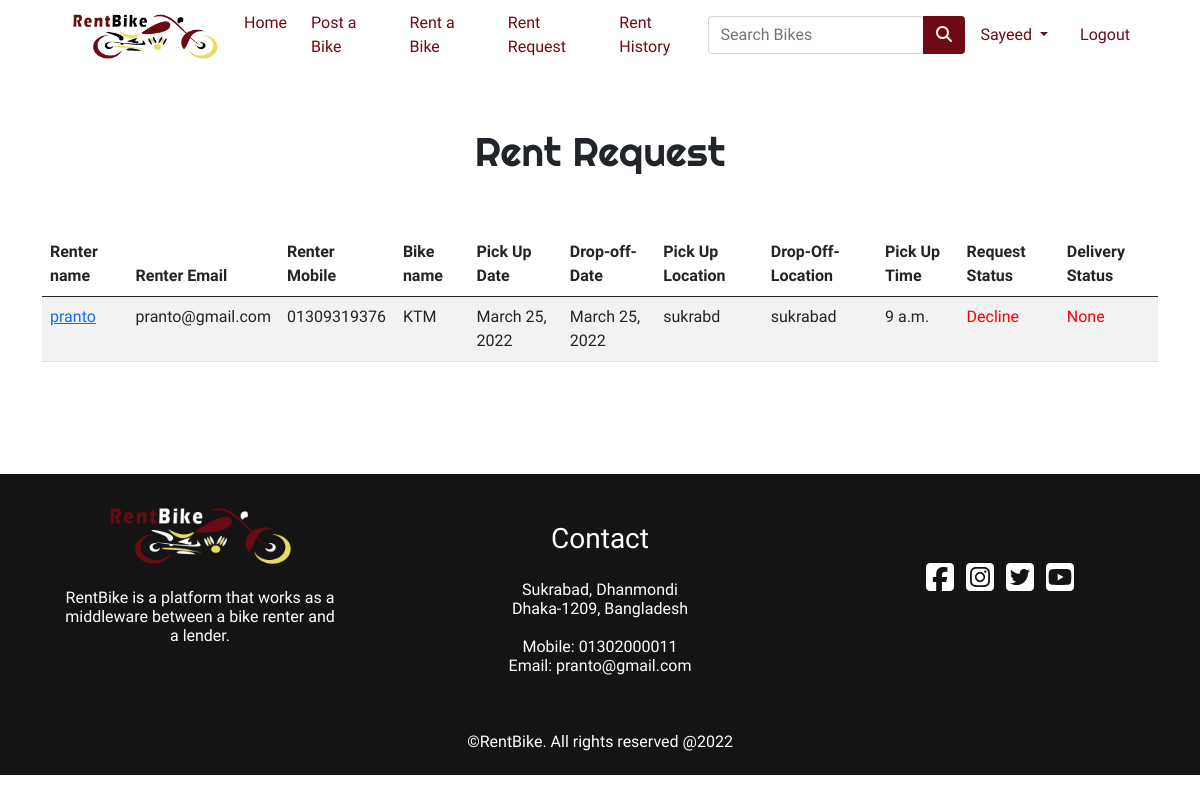
Screenshot of /rent-details/ (signed in) with the database file from the repository.
### app/models.py (models this page shows, shortened)
class User(AbstractUser):
  is_customer = models.BooleanField(default=False)

class Rentbike(models.Model):
  rent_user= models.ForeignKey(Customer,on_delete=models.CASCADE,blank=True,null=True)
  post_user = models.ForeignKey(Bikepost,on_delete=models.CASCADE,null=True,blank=True)
  pick_up_location = models.CharField(max_length=100,blank=True,null=True)
  drop_off_location = models.CharField(max_length=100,blank=True,null=True)
  pick_up_date = models.DateField()
  drop_off_date = models.DateField()
  pick_up_time=models.TimeField()
  request_status = models.CharField(max_length=30,default="Pending")
  delivery_status = models.CharField(max_length=30,default="Pending")

class Customer(models.Model):
  user=models.ForeignKey(settings.AUTH_USER_MODEL,on_delete=models.CASCADE,blank=True,null=True)
  first_name=models.CharField(max_length=30,blank=True,null=True)
  last_name=models.CharField(max_length=30,blank=True,null=True)
  mobile = models.CharField(validators=[MinLengthValidator(11), MaxLengthValidator(11)],max_length=11,blank=True,null=True)
  email=models.EmailField(max_length = 50,blank=True,null=True)
  nid=models.IntegerField(blank=True,null=True)
  photo_of_NID=models.ImageField(upload_to='images',null=True,blank=True)
  driving_licence=models.CharField(max_length=100,blank=True,null=True)
  Photo_of_licence=models.ImageField(upload_to='images',null=True,blank=True)
  profile_image = models.ImageField(upload_to='images',null=True,blank=True)
  location=models.CharField(max_length=100,blank=True,null=True)

class Bikepost(models.Model):
  post_user = models.ForeignKey(Customer,on_delete=models.CASCADE,blank=True,null=True)
  bike_id = models.AutoField
  bike_images = models.ImageField(upload_to='images',blank=True,null=True)
  bike_name = models.CharField(max_length=50,blank=True,null=True)
  rent_price = models.CharField(max_length=20,blank=True,null=True)
  milage_covered = models.IntegerField(blank=True,null=True)
  milagePerliter = models.IntegerField(blank=True,null=True)
  bike_condition = models.CharField(max_length=100,choices=CONDITION,blank=True,null=True)
  bike_description = models.TextField(max_length=500,blank=True,null=True)
  drop_off_location = models.CharField(max_length=100,blank=True,null=True)
  is_available = models.BooleanField(default=True)

### app/views.py (the view)
# urls.py: path('rent-details/',views.rent_details,name="rent-details"),
def rent_details(request):
  rent_request= Rentbike.objects.all()
  return render(request, 'app/request.html',{'rent_request':rent_request,})

### app/templates/app/request.html (shortened to what this page needs)
{% extends 'app/base.html' %}
{% load static %}
{% load crispy_forms_tags %}
{% block main-content %}
<div class="container my-5" style="padding-top: 80px;">
  <center><h1>Rent Request</h1></center>
  <br><br>
  <div class="row">
    <div class="col-md-12 table-responsive">
      <table class="table table-striped">
        <thead>
          <tr>
            <th scope="col">Renter name</th>
            <th scope="col">Renter Email</th>
            <th scope="col">Renter Mobile</th>
            <th scope="col">Bike name</th>
            <th scope="col">Pick Up Date</th>
            <th scope="col">Drop-off-Date</th>
            <th scope="col">Pick Up Location</th>
            <th scope="col">Drop-Off-Location</th>
            <th scope="col">Pick Up Time</th>
            <th scope="col">Request Status</th>
            <th scope="col">Delivery Status</th>
          </tr>
        </thead>
        {% for rent in rent_request %}
        {% if rent.post_user.post_user.user.pk == request.user.pk %}
        <tbody>
          <tr>
            <td><a href="{% url 'customer-profile' rent.rent_user.id %}">{{rent.rent_user.user.username}}</a></td>
            <td>{{rent.rent_user.email}}</td>
            <td>{{rent.rent_user.mobile}}</td>
            <td>{{rent.post_user.bike_name}}</td>
            <td>{{rent.pick_up_date}}</td>
            <td>{{rent.drop_off_date}}</td>
            <td>{{rent.pick_up_location}}</td>
            <td>{{rent.drop_off_location}}</td>
            <td>{{rent.pick_up_time}}</td>
            {% if rent.request_status == "Pending" %}
            <td><span><a href="{% url 'accept' rent.pk %}" class="btn btn-sm btn-success">Accept</a></span> <span><a href="{% url 'decline' rent.pk %}" role="button" class="btn btn-sm btn-danger">Decline</a></span> </td>
            {% elif rent.request_status == "Decline" %}
            <td style="color: red;">{{rent.request_status}} </td>
            {% elif rent.request_status == "Accepted" %}
            <td style="color: green;">{{rent.request_status}} </td>
            {% endif %}
            {% if rent.delivery_status == "Pending" %}
            <td><span><a href="{% url 'handover' rent.pk %}" class="btn btn-sm btn-success">Handoverd</a></span>  <span><a href="{% url 'notreturn' rent.pk %}" role="button" class="btn btn-sm btn-danger">Not Return</a></span></td>
            {% elif rent.delivery_status == "HandOvered" %}
            <td style="color: green;">{{rent.delivery_status}}</td>
            {% elif rent.delivery_status == "NotReturn" %}
            <td style="color: red;">{{rent.delivery_status}}</td>
            {% elif rent.request_status == "Decline" %}
            <td style="color: red;">None</td>
            {% endif %}
          </tr>
        </tbody>
       {% endif %}
        {% endfor %}
      </table>
    </div>
  </div>
</div>
{% endblock main-content %}

### app/templates/app/base.html (shortened to what this page needs)
<!DOCTYPE html>
{% load static %}
<html lang="en">
<head>
  <link href="https://cdn.jsdelivr.net/npm/bootstrap@5.0.0-beta1/dist/css/bootstrap.min.css" rel="stylesheet"
>
  <link rel="stylesheet" href="https://stackpath.bootstrapcdn.com/font-awesome/4.7.0/css/font-awesome.min.css">
  <link rel="stylesheet" href="{% static 'app/css/owl.carousel.min.css' %}">
  <link rel="stylesheet" href="{% static 'app/css/all.min.css' %}">
  <link href="https://cdnjs.cloudflare.com/ajax/libs/font-awesome/5.13.0/css/all.min.css" rel="stylesheet">
  <link href="{% static 'app/css/style.css' %} rel=" stylesheet" ">
  <link rel=" stylesheet" href="https://cdnjs.cloudflare.com/ajax/libs/animate.css/3.7.2/animate.css">
</head>
<body>
  <div class="row">
    <div class="col-sm-12 col-md-12 col-lg-12">
      <nav id="nav" class="navbar navbar-expand-lg navbar-light fixed-top" style="background-color: white;">
        <div class="container">
          <a class="mx-3" href="/"><img style="width: 150px; height: auto;"
              src="{% static 'app/images/banner/logo-01.png' %}" alt=""></a>
          <div class="collapse navbar-collapse" id="navbarSupportedContent">
            <ul class="navbar-nav me-auto mb-2 mb-lg-0">
              <li class="nav-item">
                <a class="nav-link active" aria-current="page" style="color: #6D0A15;" href="/">Home</a>
              </li>
              <li class="nav-item mx-2">
                <a href="{% url 'bikepost'  %}" class="nav-link" style="color: #6D0A15;">Post a Bike</a>
              </li>
              <li class="nav-item mx-2">
                <a href="{% url 'bikes' %}" class="nav-link" style="color: #6D0A15;">Rent a Bike</a>
              </li>
              {% if request.user.is_authenticated %}
              <li class="nav-item mx-2">
                <a href="{% url 'rent-details' %}" class="nav-link" style="color: #6D0A15;">Rent Request</a>
              </li>
              <li class="nav-item mx-2">
                <a href="{% url 'rent-history' %}" class="nav-link" style="color: #6D0A15;">Rent History</a>
              </li>
              {% endif %}
            </ul>
            <form class="d-flex input-group w-auto" method="POST" action="{% url 'search' %}">
              <input type="search" class="form-control rounded" name="q" placeholder="Search Bikes"
              <input type="search" class="form-control rounded" name="q" placeholder="Search Bike"
                aria-label="Search" aria-describedby="search-addon" />
              <button type="submit" class="btn" style="background-color:#6D0A15;"><i class="fas fa-search"
                  style="color: white;"></i></button>
            </form>
            <div>
              <ul class="navbar-nav me-auto mb-2 mb-lg-0">
                {% if request.user.is_authenticated %}
                <li class="nav-item dropdown mx-2">
                  <a class="nav-link dropdown-toggle" style="color: #6D0A15" href="#" id="profileDropdown" role="button"
                    data-bs-toggle="dropdown" aria-expanded="false">
                    {{request.user.username|capfirst}}
                  </a>
                </li>
                <li class="nav-item mx-2">
                  <a href="{% url 'logout' %}" class="nav-link" style="color: #6D0A15">Logout</a>
                </li>
                {% endif %}
              </ul>
            </div>
          </div>
        </div>
      </nav>
    </div>
  </div>
  {% block main-content %}
  {% endblock main-content %}
  <br><br>
  <div class="container-fluid" style="background-color: rgb(20, 20, 20)">
    <footer>
      <div class="row">
        <div class="col-md-4 text-center my-auto">
          <img style="width: 50%; height: auto;" src="{% static 'app/images/banner/logo-footer-01.png' %}" alt="">
          <h6 class="px-5 my-3" style="color: white;">RentBike is a platform that works as a middleware between a bike
            renter and a lender.</h6>
        </div>
        <div class="col-md-4 text-center mt-5">
          <h3 class="mb-4" style="color: white;">Contact</h3>
          <h6 class="mt-1" style="color: white;">Sukrabad, Dhanmondi <br>
            Dhaka-1209, Bangladesh <br> <br> Mobile: 01302000011 <br> Email: pranto@gmail.com
          </h6>
        </div>
        <div class="col-md-4 text-center my-auto icons">
          <a style="color: white;" href=""><i class="fab fa-facebook-square fa-2x"></i></a>
          <a style="color: white;" href=""><i class="fab fa-instagram-square fa-2x mx-2"></i></a>
          <a style="color: white;" href=""><i class="fab fa-twitter-square fa-2x me-2"></i></a>
          <a style="color: white;" href=""><i class="fab fa-youtube-square fa-2x"></i></a>
        </div>
      </div> <br> <br>
      <div class="row pb-3">
        <div class="col-md-12 text-center" style="color: white;">
          <h6>©RentBike. All rights reserved @2022</h6>
        </div>
      </div>
    </footer>
  </div>
</body>
</html>

### app/templates/app/base.html (style rules this page uses)
body { font-family: 'Meera Inimai', sans-serif; }
h1 { font-family: 'Righteous', cursive; }
nav { height: 70px; }
nav li a { transition: all .7s ease !important; }
.icons a { transition: all ease .6s; }

### rows the page displays
User: user.username "Sayeed"
Rentbike: rent_user.user.username "pranto", rent_user.email "pranto@gmail.com", rent_user.mobile "01309319376", post_user.bike_name "KTM", pick_up_date "March 25, 2022", drop_off_date "March 25, 2022", pick_up_location "sukrabd", drop_off_location "sukrabad", pick_up_time "9 a.m.", request_status "Decline", delivery_status "None"
